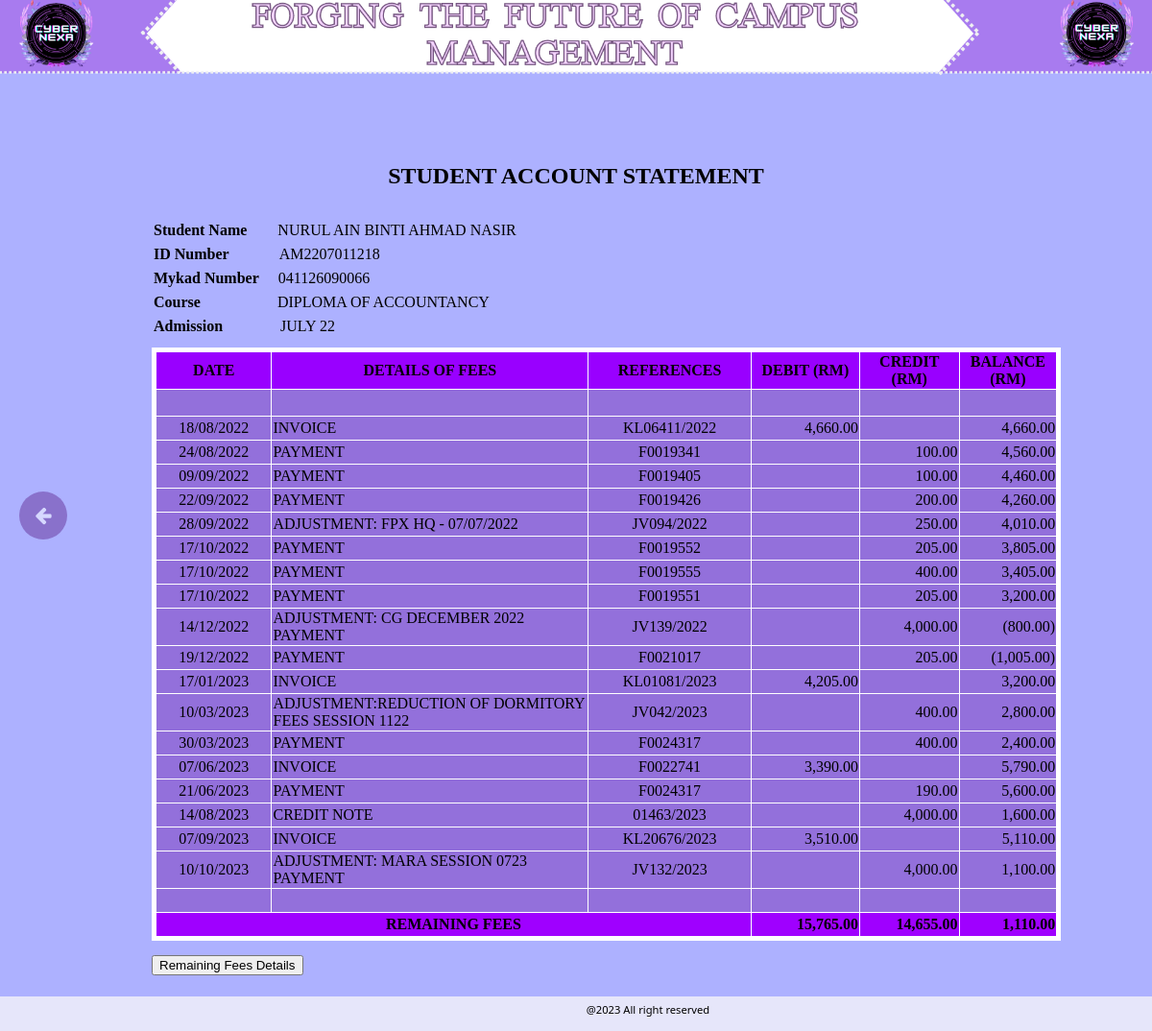
Page /finance.php (signed in) on the committed database.
### tables this page shows
CREATE TABLE `users` (
  `username` varchar(40) NOT NULL,
  `password` varchar(12) NOT NULL,
  `studName` varchar(40) NOT NULL,
  `nickname` varchar(40) NOT NULL,
  `courseCode` varchar(40) NOT NULL,
  `courseName` varchar(40) NOT NULL,
  `profile` longblob NOT NULL,
  `session` varchar(40) NOT NULL,
  `gender` varchar(15) NOT NULL,
  `semester` varchar(10) NOT NULL,
  `years` varchar(40) NOT NULL,
  `sem` int(10) NOT NULL,
  `admission` varchar(40) NOT NULL,
  `title` varchar(40) NOT NULL
);

### finance.php (the view, shortened to what this page needs)
<?php
require 'db_connection.php';
if (isset($_SESSION['username'])) {
    $username = $_SESSION['username'];
    $query = "SELECT studName, password, username, courseName, gender, semester, admission FROM users WHERE username = '$username'";
    $result = mysqli_query($conn, $query);
    if ($result && mysqli_num_rows($result) > 0) {
        $row = mysqli_fetch_assoc($result);
        $studName = $row['studName'];
        $icNumber = $row['password'];
        $courseName = $row['courseName'];
		$admission = $row['admission'];
    }
} else {
    header("Location: login.php");
    exit;
}
?>
<!doctype html>
<html>
<head>
	<link rel="stylesheet" href="https://cdnjs.cloudflare.com/ajax/libs/font-awesome/4.7.0/css/font-awesome.min.css">
</head>
<body background="background.png">
	<h2 align="center">STUDENT ACCOUNT STATEMENT</h2>
<p><strong>Student Name&nbsp;&nbsp;&nbsp;&nbsp;&nbsp;&nbsp;&nbsp;&nbsp;</strong><?php echo $studName; ?></p>
<p><strong>ID Number&nbsp;&nbsp;&nbsp;&nbsp;&nbsp;&nbsp;&nbsp;&nbsp;&nbsp;&nbsp;&nbsp;&nbsp;&nbsp;</strong><?php echo $username?></p>
<p><strong>Mykad Number&nbsp;&nbsp;&nbsp;&nbsp;&nbsp;</strong><?php echo $icNumber; ?></p>
<p><strong>Course &nbsp;&nbsp;&nbsp;&nbsp;&nbsp;&nbsp;&nbsp;&nbsp;&nbsp;&nbsp;&nbsp;&nbsp;&nbsp;&nbsp;&nbsp;&nbsp;&nbsp;&nbsp;&nbsp;</strong><?php echo $courseName?></p>
<p><strong>Admission &nbsp;&nbsp;&nbsp;&nbsp;&nbsp;&nbsp;&nbsp;&nbsp;&nbsp;&nbsp;&nbsp;&nbsp;&nbsp;&nbsp;</strong><?php echo $admission?></p>
	<table width="100%" border="1" style="width: 80%; margin-top: 20px; margin-bottom: 15px; align-content: center;">
	<thead>
        <tr>
            <th width="13%" bgcolor="#9900FF">DATE</th>
            <th width="35%" bgcolor="#9900FF">DETAILS OF FEES</th>
            <th width="18%" bgcolor="#9900FF">REFERENCES</th>
            <th width="12%" bgcolor="#9900FF">DEBIT (RM)</th>
            <th width="11%" bgcolor="#9900FF">CREDIT (RM)</th>
            <th width="13%" bgcolor="#9900FF">BALANCE (RM)</th>
        </tr>
    </thead>
	<tbody>
            <tr>
                <td height="25" style="text-align: center;">&nbsp;</td>
                <td height="25" style="text-align: left">&nbsp;</td>
                <td height="25" style="text-align: center;">&nbsp;</td>
                <td style="text-align: right">&nbsp;</td>
                <td style="text-align: right">&nbsp;</td>
                <td style="text-align: right">&nbsp;</td>
      		</tr>
            <tr>
              <td height="22" style="text-align: center;">18/08/2022</td>
              <td height="22" style="text-align: left">INVOICE</td>
              <td height="22" style="text-align: center;">KL06411/2022</td>
              <td style="text-align: right">4,660.00</td>
              <td style="text-align: right">&nbsp;</td>
              <td style="text-align: right">4,660.00</td>
            </tr>
            <tr>
              <td height="22" style="text-align: center;">24/08/2022</td>
              <td height="22" style="text-align: left">PAYMENT</td>
              <td height="22" style="text-align: center;">F0019341</td>
              <td style="text-align: right">&nbsp;</td>
              <td style="text-align: right">100.00</td>
              <td style="text-align: right">4,560.00</td>
            </tr>
            <tr>
              <td height="22" style="text-align: center;">09/09/2022</td>
              <td height="22" style="text-align: left">PAYMENT</td>
              <td height="22" style="text-align: center;">F0019405</td>
              <td style="text-align: right">&nbsp;</td>
              <td style="text-align: right">100.00</td>
              <td style="text-align: right">4,460.00</td>
            </tr>
            <tr>
              <td height="22" style="text-align: center;">22/09/2022</td>
              <td height="22" style="text-align: left">PAYMENT</td>
              <td height="22" style="text-align: center;">F0019426</td>
              <td style="text-align: right">&nbsp;</td>
              <td style="text-align: right">200.00</td>
              <td style="text-align: right">4,260.00</td>
            </tr>
            <tr>
              <td height="22" style="text-align: center;">28/09/2022</td>
              <td height="22" style="text-align: left">ADJUSTMENT: FPX HQ - 07/07/2022</td>
              <td height="22" style="text-align: center;">JV094/2022</td>
              <td style="text-align: right">&nbsp;</td>
              <td style="text-align: right">250.00</td>
              <td style="text-align: right">4,010.00</td>
            </tr>
            <tr>
              <td height="22" style="text-align: center;">17/10/2022</td>
              <td height="22" style="text-align: left">PAYMENT</td>
              <td height="22" style="text-align: center;">F0019552</td>
              <td style="text-align: right">&nbsp;</td>
              <td style="text-align: right">205.00</td>
              <td style="text-align: right">3,805.00</td>
            </tr>
            <tr>
              <td height="22" style="text-align: center;">17/10/2022</td>
              <td height="22" style="text-align: left">PAYMENT</td>
              <td height="22" style="text-align: center;">F0019555</td>
              <td style="text-align: right">&nbsp;</td>
              <td style="text-align: right">400.00</td>
              <td style="text-align: right">3,405.00</td>
            </tr>
            <tr>
              <td height="22" style="text-align: center;">17/10/2022</td>
              <td height="22" style="text-align: left">PAYMENT</td>
              <td height="22" style="text-align: center;">F0019551</td>
              <td style="text-align: right">&nbsp;</td>
              <td style="text-align: right">205.00</td>
              <td style="text-align: right">3,200.00</td>
            </tr>
            <tr>
              <td height="22" style="text-align: center;">14/12/2022</td>
              <td height="22" style="text-align: left">ADJUSTMENT: CG DECEMBER 2022 PAYMENT</td>
              <td height="22" style="text-align: center;">JV139/2022</td>
              <td style="text-align: right">&nbsp;</td>
              <td style="text-align: right">4,000.00</td>
              <td style="text-align: right">(800.00)</td>
            </tr>
            <tr>
              <td height="22" style="text-align: center;">19/12/2022</td>
              <td height="22" style="text-align: left">PAYMENT</td>
              <td height="22" style="text-align: center;">F0021017</td>
              <td style="text-align: right">&nbsp;</td>
              <td style="text-align: right">205.00</td>
              <td style="text-align: right">(1,005.00)</td>
            </tr>
            <tr>
              <td height="22" style="text-align: center;">17/01/2023</td>
              <td height="22" style="text-align: left">INVOICE</td>
              <td height="22" style="text-align: center;">KL01081/2023</td>
              <td style="text-align: right">4,205.00</td>
              <td style="text-align: right">&nbsp;</td>
              <td style="text-align: right">3,200.00</td>
            </tr>
            <tr>
              <td height="22" style="text-align: center;">10/03/2023</td>
              <td height="22" style="text-align: left">ADJUSTMENT:REDUCTION OF DORMITORY FEES SESSION 1122</td>
              <td height="22" style="text-align: center;">JV042/2023</td>
              <td style="text-align: right">&nbsp;</td>
              <td style="text-align: right">400.00</td>
              <td style="text-align: right">2,800.00</td>
            </tr>
            <tr>
              <td height="22" style="text-align: center;">30/03/2023</td>
              <td height="22" style="text-align: left">PAYMENT</td>
              <td height="22" style="text-align: center;">F0024317</td>
              <td style="text-align: right">&nbsp;</td>
              <td style="text-align: right">400.00</td>
              <td style="text-align: right">2,400.00</td>
            </tr>
            <tr>
              <td height="22" style="text-align: center;">07/06/2023</td>
              <td height="22" style="text-align: left">INVOICE</td>
              <td height="22" style="text-align: center;">F0022741</td>
              <td style="text-align: right">3,390.00</td>
              <td style="text-align: right">&nbsp;</td>
              <td style="text-align: right">5,790.00</td>
            </tr>
            <tr>
              <td height="22" style="text-align: center;">21/06/2023</td>
              <td height="22" style="text-align: left">PAYMENT</td>
              <td height="22" style="text-align: center;">F0024317</td>
              <td style="text-align: right">&nbsp;</td>
              <td style="text-align: right">190.00</td>
              <td style="text-align: right">5,600.00</td>
            </tr>
            <tr>
              <td height="22" style="text-align: center;">14/08/2023</td>
              <td height="22" style="text-align: left">CREDIT NOTE</td>
              <td height="22" style="text-align: center;">01463/2023</td>
              <td style="text-align: right">&nbsp;</td>
              <td style="text-align: right">4,000.00</td>
              <td style="text-align: right">1,600.00</td>
            </tr>
            <tr>
              <td height="22" style="text-align: center;">07/09/2023</td>
              <td height="22" style="text-align: left">INVOICE</td>
              <td height="22" style="text-align: center;">KL20676/2023</td>
              <td style="text-align: right">3,510.00</td>
              <td style="text-align: right">&nbsp;</td>
              <td style="text-align: right">5,110.00</td>
            </tr>
            <tr>
              <td height="22" style="text-align: center;">10/10/2023</td>
              <td height="22" style="text-align: left">ADJUSTMENT: MARA SESSION 0723 PAYMENT</td>
              <td height="22" style="text-align: center;">JV132/2023</td>
              <td style="text-align: right">&nbsp;</td>
              <td style="text-align: right">4,000.00</td>
              <td style="text-align: right">1,100.00</td>
            </tr>
            <tr>
              <td height="22" style="text-align: center;">&nbsp;</td>
              <td height="22" style="text-align: left">&nbsp;</td>
              <td height="22" style="text-align: center;">&nbsp;</td>
              <td style="text-align: right">&nbsp;</td>
              <td style="text-align: right">&nbsp;</td>
              <td style="text-align: right">&nbsp;</td>
            </tr>
            <tr>
              <td height="22" colspan="3" bgcolor="#9F00FF" style="text-align: center;"><strong>REMAINING FEES</strong></td>
              <td bgcolor="#9F00FF" style="text-align: right"><strong>15,765.00</strong></td>
              <td bgcolor="#9F00FF" style="text-align: right"><strong>14,655.00</strong></td>
              <td bgcolor="#9F00FF" style="text-align: right"><strong>1,110.00</strong></td>
            </tr>
    </tbody>
	</table>
	<button onclick="window.location.href = 'remaining.php'">Remaining Fees Details</button>
	<div class="circle-button" onclick="window.location.href = 'main_page.php'">
	<i class="fa fa-arrow-left"></i>
	</div>
<div class="footer">
		<p>@2023 All right reserved</p>
	</div>
</body>
</html>

### finance.php (style rules this page uses)
body { align-content: center; background-repeat: no-repeat; background-size: 100%; background-color:#ADB1FF; color: black; margin-top: 150px; }
table { margin-left: 150px; margin-bottom: 60px; color: black; background-color: mediumpurple; border: 5px solid #FFFFFF; border-collapse: collapse; }
h2 { margin-bottom: 40px; }
p { margin-left: 150px; margin-bottom: 20px; padding: 2px; line-height: 1px; }
button { margin-left: 150px; margin-bottom: 50px; opacity: 1.0; }
.footer { position: fixed; left: 0; bottom: 0; width: 100%; background-color: lavender; color: black; text-align: center; font-family: Segoe UI; font-size: 70%; line-height: 3px; }
.circle-button { position: absolute; left: 20px; top: 50%; transform: translateY(-50%); width: 50px; height: 50px; background-color: rebeccapurple; color: white; border-radius: 50%; display: flex; justify-content: center; align-items: center; cursor: pointer; opacity: 0.5; }
.circle-button i { font-size: 20px; }

### rows in the picture
users: studName "NURUL AIN BINTI AHMAD NASIR", password "041126090066", courseName "DIPLOMA OF ACCOUNTANCY", admission "JULY 22"

### other values in the picture
$username "AM2207011218"
